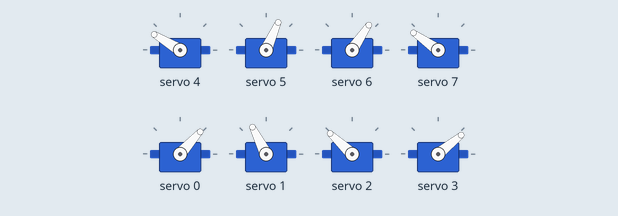
Bench run of a sketch on a simulated Arduino Nano, built with avr-gcc and run on an emulated ATmega328P. On the bench: 8 × servo.

Above: at 2.05 s.
At 2.25 s:
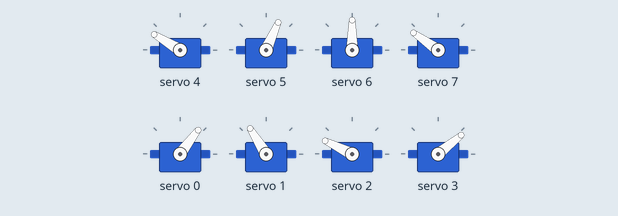
At 2.4 s:
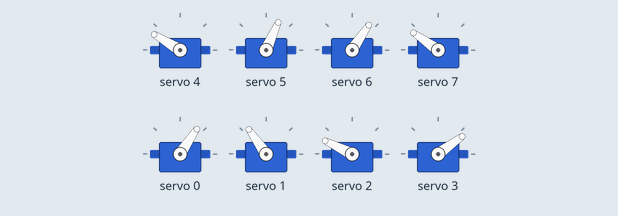
At 2.5 s:
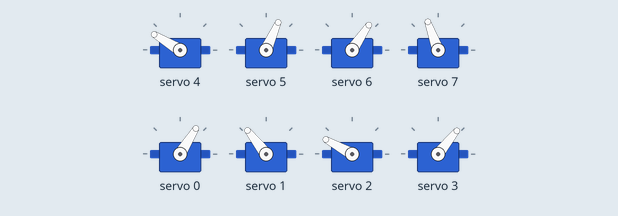
At 2.75 s:
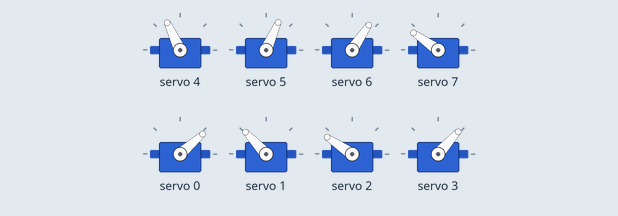
At 3.0 s:
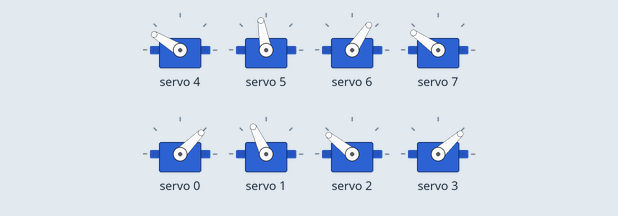
Timing chart, 0 to 5.0 s (numbered marks = the images above):
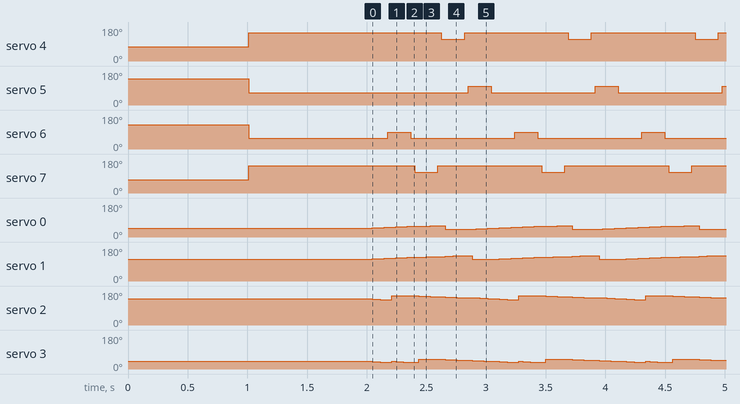

Measured:
- by itself, servo 4: repeats every 1.1 s: 115° 0.19 s, 149° 0.87 s
- by itself, servo 5: repeats every 1.1 s: 100° 0.19 s, 66° 0.87 s
- by itself, servo 6: repeats every 1.1 s: 90° 0.19 s, 56° 0.87 s
- by itself, servo 7: repeats every 1.1 s: 110° 0.19 s, 145° 0.87 s
- by itself, servo 2: repeats every 1.1 s: 135° 0.10 s, 154° 0.22 s, 153° 0.03 s, 152° 0.03 s, 151° 0.03 s, 150° 0.03 s, 149° 0.09 s, 148° 0.03 s, 147° 0.03 s, 146° 0.03 s, 145° 0.13 s, 143° 0.06 s, 141° 0.06 s, 139° 0.10 s, 137° 0.07 s
- by itself, servo 0: repeats every 1.1 s: 48° 0.03 s, 49° 0.03 s, 50° 0.03 s, 51° 0.06 s, 52° 0.03 s, 53° 0.03 s, 54° 0.03 s, 55° 0.03 s, 56° 0.09 s, 57° 0.03 s, 58° 0.06 s, 60° 0.13 s, 41° 0.22 s, 42° 0.03 s, 43° 0.03 s, 44° 0.03 s, 45° 0.03 s, 46° 0.06 s, 47° 0.03 s

The sketch:

Quadruped_v3.ino
```cpp
// JSU 2016.02.09

#include <Adafruit_PWMServoDriver.h>
Adafruit_PWMServoDriver pwm = Adafruit_PWMServoDriver();
int pos;
int up; //up
int vert;// Nominal vertical
int dcnt; //Delay
int off[8];
#define SERVOMIN  150 // this is the 'minimum' pulse length count (150 out of 4096)
#define SERVOMAX  600 // this is the 'maximum' pulse length count (600 out of 4096)

void setup() {
  pwm.begin();
  pwm.setPWMFreq(60);  // Analog servos run at ~60 Hz updates

//  (5)(1)  (3)(7)
//
//  (4)(0)  (2)(6)

//Horizontal: Front-Back
//Home=45° Min=15° Max=135°
off[0] = 0;
off[1] = 15;
off[2] = -5;
off[3] = -10;
//Vertical: Up-Down
//Home=90° Min=45° Max=135°
off[4] = -20;
off[5] = 5;
off[6] = -5;
off[7] = -15;

delay(250);
//Vertical-Up
pos=130;
  pwm.setPWM(4,0,map(pos+off[4],180,0,SERVOMIN, SERVOMAX));
  pwm.setPWM(5,0,map(pos+off[5],0,180,SERVOMIN, SERVOMAX));
  pwm.setPWM(6,0,map(pos+off[6],0,180,SERVOMIN, SERVOMAX));
  pwm.setPWM(7,0,map(pos+off[7],180,0,SERVOMIN, SERVOMAX));
  delay(250);
//Forward-Initial Position
  pwm.setPWM(0,0,map(40+off[0],0,180,SERVOMIN, SERVOMAX));
  pwm.setPWM(1,0,map(55+off[1],180,0,SERVOMIN, SERVOMAX));
  pwm.setPWM(2,0,map(50+off[2],180,0,SERVOMIN, SERVOMAX));
  pwm.setPWM(3,0,map(45+off[3],0,180,SERVOMIN, SERVOMAX));
  delay(500);
//Vertical-Home
vert=55;
  pwm.setPWM(4,0,map(vert+off[4],180,0,SERVOMIN, SERVOMAX));
  pwm.setPWM(5,0,map(vert+off[5],0,180,SERVOMIN, SERVOMAX));
  pwm.setPWM(6,0,map(vert+off[6],0,180,SERVOMIN, SERVOMAX));
  pwm.setPWM(7,0,map(vert+off[7],180,0,SERVOMIN, SERVOMAX));
  delay(1000);
}

void loop() {
up=35; //up (degress)
vert=55;
dcnt=30; //delay cnt (ms)

//Loop 1
//Start
//0 40+
//1 55-
//2 50+
//3 45-
for (int cnt = 1; cnt <6; cnt++){
  pwm.setPWM(0,0,map(40+cnt+off[0],0,180,SERVOMIN, SERVOMAX));
  pwm.setPWM(1,0,map(55-cnt+off[1],180,0,SERVOMIN, SERVOMAX));
  pwm.setPWM(2,0,map(50+cnt+off[2],180,0,SERVOMIN, SERVOMAX));
  pwm.setPWM(3,0,map(45-cnt+off[3],0,180,SERVOMIN, SERVOMAX));
  delay(dcnt);
}

//Loop 2
//Start
//0 45+
//1 50-
//2 55+//resetting
//3 40-
//Reset 2/6
pwm.setPWM(6,0,map(vert+up+off[6],0,180,SERVOMIN, SERVOMAX)); //Up
delay(dcnt);
pwm.setPWM(2,0,map(35+off[2],180,0,SERVOMIN, SERVOMAX)); //Reset forward
//Leave up
for (int cnt = 1; cnt <6; cnt++){
  pwm.setPWM(0,0,map(45+cnt+off[0],0,180,SERVOMIN, SERVOMAX));
  pwm.setPWM(1,0,map(50-cnt+off[1],180,0,SERVOMIN, SERVOMAX));
  //pwm.setPWM(2,0,map(55+cnt+off[2],180,0,SERVOMIN, SERVOMAX));//resetting
  pwm.setPWM(3,0,map(45-cnt+off[3],0,180,SERVOMIN, SERVOMAX));
  delay(dcnt);
}
  pwm.setPWM(6,0,map(vert+off[6],0,180,SERVOMIN, SERVOMAX)); //Drop back down
  delay(dcnt);

//Loop 3
//Start
//0 50+
//1 45-
//2 35+
//3 35-//resetting
//Reset 3/7
pwm.setPWM(7,0,map(vert+up+off[7],180,0,SERVOMIN, SERVOMAX));//Up
delay(dcnt);
pwm.setPWM(3,0,map(55+off[3],0,180,SERVOMIN, SERVOMAX));//reset forward
//Leave up
for (int cnt = 1; cnt <6; cnt++){
  pwm.setPWM(0,0,map(50+cnt+off[0],0,180,SERVOMIN, SERVOMAX));
  pwm.setPWM(1,0,map(45-cnt+off[1],180,0,SERVOMIN, SERVOMAX));
  pwm.setPWM(2,0,map(35+cnt+off[2],180,0,SERVOMIN, SERVOMAX));
  //pwm.setPWM(3,0,map(55-cnt+off[3],0,180,SERVOMIN, SERVOMAX)); //Reseting
  delay(dcnt);
}
  pwm.setPWM(7,0,map(vert+off[7],180,0,SERVOMIN, SERVOMAX));//Down
  delay(dcnt);

//Loop 4
//Start
//0 55+ //Resetting
//1 40-
//2 40+
//3 55-
//Reset 0/4
pwm.setPWM(4,0,map(vert+up+off[4],180,0,SERVOMIN, SERVOMAX));//Up
delay(dcnt);
pwm.setPWM(0,0,map(35+off[0],0,180,SERVOMIN, SERVOMAX)); //Reseting
//Leave up
for (int cnt = 1; cnt <6; cnt++){
  //pwm.setPWM(0,0,map(55+cnt+off[0],0,180,SERVOMIN, SERVOMAX)); //Resetting
  pwm.setPWM(1,0,map(40-cnt+off[1],180,0,SERVOMIN, SERVOMAX));
  pwm.setPWM(2,0,map(40+cnt+off[2],180,0,SERVOMIN, SERVOMAX));
  pwm.setPWM(3,0,map(55-cnt+off[3],0,180,SERVOMIN, SERVOMAX));
  delay(dcnt);
}
pwm.setPWM(4,0,map(vert+off[4],180,0,SERVOMIN, SERVOMAX));//Down
delay(dcnt);

//Loop 5
//Start
//0 35+
//1 35-//resetting
//2 45+
//3 50-
//Reset 1/5
pwm.setPWM(5,0,map(vert+up+off[5],0,180,SERVOMIN, SERVOMAX));//up
delay(dcnt);
pwm.setPWM(1,0,map(55+off[1],180,0,SERVOMIN, SERVOMAX));//Resetting
//Leave up
for (int cnt = 1; cnt <6; cnt++){
  pwm.setPWM(0,0,map(35+cnt+off[0],0,180,SERVOMIN, SERVOMAX));
  //pwm.setPWM(1,0,map(35-cnt+off[1],180,0,SERVOMIN, SERVOMAX));//Resetting
  pwm.setPWM(2,0,map(45+cnt+off[2],180,0,SERVOMIN, SERVOMAX));
  pwm.setPWM(3,0,map(50-cnt+off[3],0,180,SERVOMIN, SERVOMAX));
  delay(dcnt);
}
pwm.setPWM(5,0,map(vert+off[5],0,180,SERVOMIN, SERVOMAX));//down
delay(dcnt);

//End
//0 40
//1 55 //reset
//2 50
//3 45

}
```
